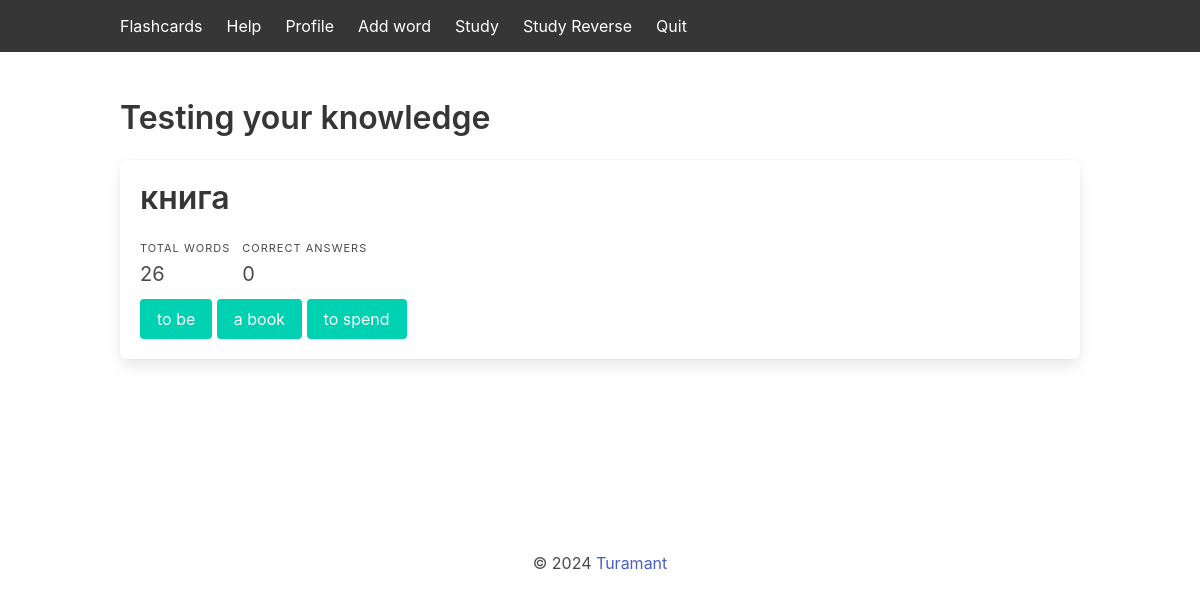
The page /study_reverse (signed in) on the database its author committed.
### app/models.py (models this page shows)
class Flashcard(db.Model):
    id = db.Column(db.Integer, primary_key=True)
    question = db.Column(db.String(128), nullable=False)
    answer = db.Column(db.String(128), nullable=False)

### app/main/routes.py (the view)
@bp.route('/study_reverse', methods=['GET'])
def study_reverse():
    all_words = Flashcard.query.all()
    total_words = len(all_words)
    session['total_words'] = total_words
    current_index = session.get('current_index', 0)
    if current_index >= total_words:
        return redirect(url_for('main.finish'))
    flashcard = all_words[current_index]
    question = flashcard.answer
    correct_answer = flashcard.question
    all_answers = [word.question for word in Flashcard.query.filter(Flashcard.answer != correct_answer).all()]
    wrong_answers = random.sample(all_answers, 2)
    answer_options = [correct_answer] + wrong_answers
    random.shuffle(answer_options)
    session['current_index'] = current_index + 1
    return render_template('study/study.html',
                           question=question,
                           options=answer_options,
                           correct_answer=correct_answer,
                           total_words=total_words,
                           total_correct=session.get('total_correct', 0),
                           current_index=current_index + 1,
                           username=current_user.username)

### app/__init__.py (called while the page is built)
def create_app(config_class=Config):
    app = Flask(__name__, instance_relative_config=True)
    app.config.from_object(config_class)
    app.config.from_pyfile('config.py')
    db.init_app(app)
    migrate.init_app(app, db)
    login_manager.init_app(app)  # Инициализируем Flask-Login
    from app.models import User  # Импорт User здесь для избежания круговой зависимости
    @login_manager.user_loader
    def load_user(user_id):
        return User.query.get(int(user_id))
    from app.main import bp as main_bp
    from app.auth import auth as auth_blueprint
    app.register_blueprint(main_bp)
    app.register_blueprint(auth_blueprint)
    return app

### app/templates/study/study.html (shortened to what this page needs)
{% extends 'base.html' %}
{% block content %}
<section class="section custom-container">
<div class="container">
    <h1 class="title">Testing your knowledge</h1>
    <div class="box">
        <p class="title">{{ question }}</p>
        <div class="field is-grouped is-grouped-multiline">
            <div class="control">
                <p class="heading">Total words</p>
                <p class="subtitle">{{ total_words }}</p>
            </div>
            <div class="control">
                <p class="heading">Correct answers</p>
                <p class="subtitle">{{ total_correct }}</p>
            </div>
        </div>
        <form id="answerForm" action="{{ url_for('main.check_answer') }}" method="post">
            {% for option in options %}
                <button type="button" class="button is-primary" name="answer" value="{{ option }}" onclick="submitAnswer(this)">{{ option }}</button>
            {% endfor %}
        </form>
    </div>
</div>
</section>
{% endblock %}

### rows shown on the page
Flashcard: answer "книга", question "a book"
Flashcard: question "to be"
Flashcard: question "to spend"

### other values the page prints
{{ total_words }} "26"
{{ total_correct }} "0"
